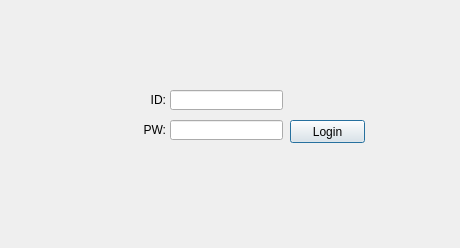
<?xml version="1.0" encoding="UTF-8"?>
<ui version="4.0">
 <class>Dialog</class>
 <widget class="QDialog" name="Dialog">
  <property name="geometry">
   <rect>
    <x>0</x>
    <y>0</y>
    <width>460</width>
    <height>248</height>
   </rect>
  </property>
  <property name="windowTitle">
   <string>Dialog</string>
  </property>
  <widget class="QLabel" name="label">
   <property name="geometry">
    <rect>
     <x>110</x>
     <y>90</y>
     <width>56</width>
     <height>20</height>
    </rect>
   </property>
   <property name="text">
    <string>ID:</string>
   </property>
   <property name="alignment">
    <set>Qt::AlignRight|Qt::AlignTrailing|Qt::AlignVCenter</set>
   </property>
  </widget>
  <widget class="QLabel" name="label_2">
   <property name="geometry">
    <rect>
     <x>110</x>
     <y>120</y>
     <width>56</width>
     <height>20</height>
    </rect>
   </property>
   <property name="text">
    <string>PW:</string>
   </property>
   <property name="alignment">
    <set>Qt::AlignRight|Qt::AlignTrailing|Qt::AlignVCenter</set>
   </property>
  </widget>
  <widget class="QLineEdit" name="userID">
   <property name="geometry">
    <rect>
     <x>170</x>
     <y>90</y>
     <width>113</width>
     <height>20</height>
    </rect>
   </property>
  </widget>
  <widget class="QLineEdit" name="userPW">
   <property name="geometry">
    <rect>
     <x>170</x>
     <y>120</y>
     <width>113</width>
     <height>20</height>
    </rect>
   </property>
  </widget>
  <widget class="QPushButton" name="LoginButton">
   <property name="geometry">
    <rect>
     <x>290</x>
     <y>120</y>
     <width>75</width>
     <height>23</height>
    </rect>
   </property>
   <property name="text">
    <string>Login</string>
   </property>
  </widget>
 </widget>
 <resources/>
 <connections>
  <connection>
   <sender>LoginButton</sender>
   <signal>clicked(bool)</signal>
   <receiver>Dialog</receiver>
   <slot>LoginClicked()</slot>
   <hints>
    <hint type="sourcelabel">
     <x>315</x>
     <y>129</y>
    </hint>
    <hint type="destinationlabel">
     <x>355</x>
     <y>187</y>
    </hint>
   </hints>
  </connection>
 </connections>
 <slots>
  <slot>LoginClicked()</slot>
 </slots>
</ui>
